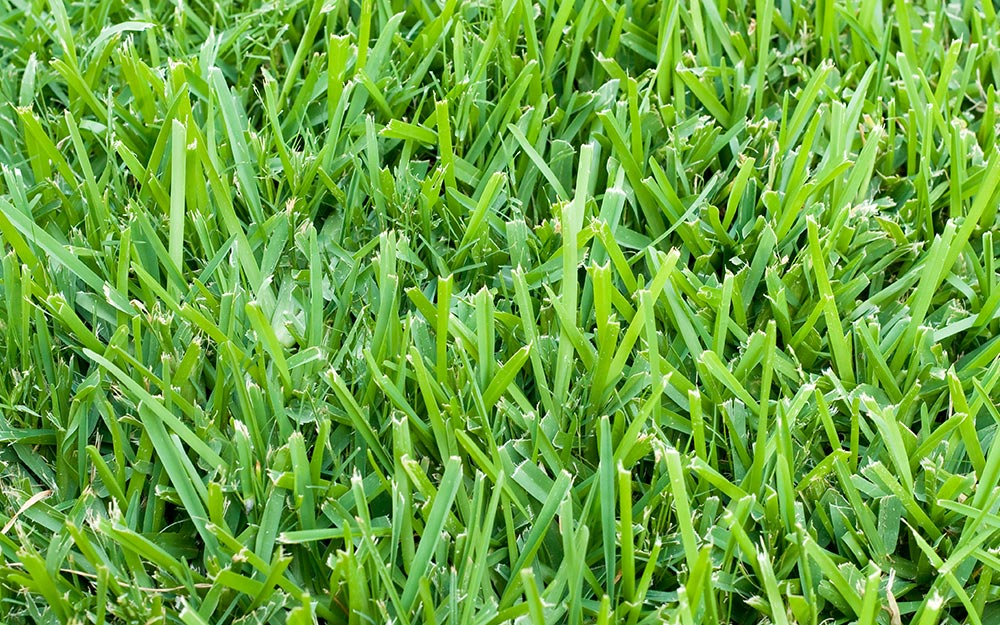
#> input picture data/input/grama1.jpg, 1000 x 625 px; its folder holds 3 pictures in this run
$ python main.py   (older library calls are emulated)
#> lines starting #> are read from the running program, lines starting #| are printed output that depends on the picture; after the words box and inside, x2 and y2 are one past the last pixel; in counts of white or black regions, pixels touching at a corner belong together
### util.py
import cv2
import matplotlib.pyplot as plt
import numpy as np
import os

input_path = "data/input"
output_path = "data/output"


def read_img(name: str, flags=cv2.IMREAD_COLOR, ext=".jpg") -> np.ndarray:
    input_img_path = os.path.join(input_path, name + ext)
    img = cv2.imread(input_img_path, flags)
    if img is not None:
        return img
    else:
        raise Exception("No es posible cargar la imagen: " + input_img_path)


def read_png(name: str, flags=cv2.IMREAD_COLOR) -> np.ndarray:
    return read_img(name, flags=flags, ext=".png")


def read_jpg(name: str, flags=cv2.IMREAD_COLOR) -> np.ndarray:
    return read_img(name, flags=flags, ext=".jpg")


# [16 lines left out: functions write_jpg, plt_show, not called in this run]


def plt_show2(image1: np.ndarray, image2: np.ndarray, title1=None, title2=None, cmap=None, transform=lambda i: cv2.cvtColor(i, cv2.COLOR_BGR2RGB), gui=False):
    if transform is None:
        def transform(i): return i

    fig, ax = plt.subplots(1, 2, sharex='col', sharey='row')
    ax[0].imshow(transform(image1), cmap=cmap)
    ax[1].imshow(transform(image2), cmap=cmap)
    if title1:
        ax[0].set_title(title1)
    if title2:
        ax[1].set_title(title2)
    if gui:
        fig.show()


def is_grayscale(mat: np.ndarray) -> bool:
    return (len(mat.shape) == 2) or (len(mat.shape) == 3 and mat.shape[2] == 1)


def is_color(mat: np.ndarray):
    return len(mat.shape) == 3 and mat.shape[2] == 3


def assert_color(mat: np.ndarray):
    assert is_color(mat), "La matriz no es de profundidad 3 (color)"


def assert_grayscale(mat: np.ndarray):
    assert is_grayscale(mat), "La matriz no es de profundidad 1 (grises)"


# [4 lines left out: function assert_same_shape, not called in this run]


def assert_dtype(arr: np.ndarray, dtype):
    assert arr.dtype == dtype, f"Esperando dtype={dtype}"


def as_grayscale(mat: np.ndarray) -> np.ndarray:
    if is_color(mat):
        return cv2.cvtColor(mat, cv2.COLOR_BGR2GRAY)
    else:
        assert_grayscale(mat)
        return mat

### main.py
from util import read_jpg, as_grayscale, plt_show2

import matplotlib.pyplot as plt
import numpy as np
import cv2


def contar_grama_exp01(img: np.ndarray) -> (int, np.ndarray):
    """Esta funcion implementa el metodo descrito paso a paso en el cuaderno `experimento01.ipynb`"""

    # Aumentar contraste y suavizar la imagen
    blurred = cv2.medianBlur(img, 5)
    blurred = cv2.convertScaleAbs(blurred, dst=blurred, alpha=1.5, beta=-50)
    blurred = cv2.medianBlur(blurred, 5, dst=blurred)

    # Detección de bordes
    grayscale = as_grayscale(blurred)
    edges = cv2.Canny(grayscale, 10, 200, 5, L2gradient=True)

    # Dilatación de bordes
    dilation_kernel = cv2.getStructuringElement(cv2.MORPH_RECT, (5, 5))
    dilated = cv2.dilate(edges, dilation_kernel, iterations=1)

    # Negativo y erosion de segmentos
    segments = np.logical_not(dilated.astype(np.bool)).astype(np.uint8) * 255
    erosion_kernel = cv2.getStructuringElement(cv2.MORPH_RECT, (3, 3))
    eroded_segments = cv2.erode(segments, erosion_kernel, iterations=3)

    # Aproximando cantidad de grama contando secciones cerradas
    contours, hierarchy = cv2.findContours(eroded_segments, cv2.RETR_TREE, cv2.CHAIN_APPROX_SIMPLE)
    bgr_eroded_segments = cv2.cvtColor(eroded_segments, cv2.COLOR_GRAY2BGR)
    segments_contours = cv2.drawContours(bgr_eroded_segments, contours, -1, (0, 255, 0), thickness=2)

    return len(contours), segments_contours


def tamaño_grama_exp02(img: np.ndarray) -> (float, float, np.ndarray):
    """Esta funcion implementa el metodo descrito paso a paso en el cuaderno `experimento02.ipynb`"""

    # Suavizado y binarización
    blur = cv2.GaussianBlur(img, (3, 3), 0)
    gray = as_grayscale(blur)
    ret, otsu = cv2.threshold(gray, 0, 255, cv2.THRESH_BINARY + cv2.THRESH_OTSU)

    # Erosión y dilatación
    morph_kernel = cv2.getStructuringElement(cv2.MORPH_RECT, (5, 5))
    eroded = cv2.erode(otsu, morph_kernel, iterations=4)
    dilated = cv2.dilate(eroded, morph_kernel, iterations=4)

    # Encontrar contornos
    contours, hierarchy = cv2.findContours(dilated, cv2.RETR_TREE, cv2.CHAIN_APPROX_SIMPLE)

    # Usar contornos para encontrar rectángulos de área mínima
    rects = []

    for contour in contours:
        box = cv2.boxPoints(cv2.minAreaRect(contour))
        box = np.int32(box)
        rects.append(box)

    # Aislar los rectangulos que mejor representen las hojas de grama
    def box_sides(box: np.ndarray) -> (np.float64, np.float64):
        x0, y0 = box[0]
        x1, y1 = box[1]
        x2, y2 = box[2]
        d1 = np.sqrt(np.square(x1 - x0) + np.square(y1 - y0))
        d2 = np.sqrt(np.square(x2 - x1) + np.square(y2 - y1))
        return d1, d2

    mat = dilated
    rects_hoja = []

    for rect in rects:
        # proporcion del rectangulo que caracterize a una hoja de grama
        d1, d2 = box_sides(rect)
        tiene_proporcion_hoja = (d1 > d2 * 2) if d1 > d2 else (d2 > d1 * 2)

        if tiene_proporcion_hoja:
            # porcentaje de blanco
            negro = 0
            blanco = 0
            x, y, w, h = cv2.boundingRect(rect)
            for (i, j) in ((i, j) for i in range(y, min(y + h, mat.shape[0] - 1))
                           for j in range(x, min(x + w, mat.shape[1] - 1))):
                if cv2.pointPolygonTest(rect, (j, i), False) > 0:
                    color = mat[i, j]
                    if color == 0:
                        negro += 1
                    else:
                        blanco += 1

            porcentaje_blanco = blanco / (negro + blanco)

            if porcentaje_blanco > 0.72:
                rects_hoja.append(rect)

    bgr_mat = cv2.cvtColor(mat, cv2.COLOR_GRAY2BGR)
    for rect_hoja in rects_hoja:
        cv2.drawContours(bgr_mat, [rect_hoja], 0, (0, 0, 255), 2)

    # Obtener el ancho de las hojas de grama más reconocibles dentro de la imagen
    ancho = None

    if len(rects_hoja) > 0:
        max_area = 0
        max_rect_hoja = None
        for rect_hoja in rects_hoja:
            d1, d2 = box_sides(rect_hoja)
            area = d1 * d2
            if area > max_area:
                max_area = area
                max_rect_hoja = rect_hoja

        if max_area > 0:
            d1, d2 = box_sides(max_rect_hoja)
            ancho = d1 if d1 < d2 else d2

    # Estimar tamaño del campo de grama de la imagen
    if ancho > 0:
        px = ancho
        cm = px * 0.7 / 37
        escala = 0.7 / cm
        area_img_cm2 = (img.shape[0] * img.shape[1]) * (np.square(0.7 / 37)) * escala

        # Escala del campo de golf en relacion a la imagen de entrada
        area_golf_1m2 = 1  # metros cuadrados
        escala_campo_golf_1m2 = area_golf_1m2 / (area_img_cm2 / 10_000)

        return area_img_cm2, escala_campo_golf_1m2, bgr_mat

    return 0.0, 0.0, bgr_mat


def experimento01(nombre: str, img: np.ndarray):
    count_grama, contornos_grama = contar_grama_exp01(img)
    plt_show2(img, contornos_grama, title1=f"exp01 - {nombre}", title2=f"hojas = {count_grama}", gui=True)


def experimento02(nombre: str, img: np.ndarray):
    area_img_cm2, escala_campo_golf_1m2, rects_hoja = tamaño_grama_exp02(img)
    count_grama, _ = contar_grama_exp01(img)
    count_grama_campo_golf = escala_campo_golf_1m2 * 300_000 * count_grama
    plt_show2(img, rects_hoja,
              title1=f"exp02 - {nombre} (hojas = {count_grama:.2f})",
              title2=f"area = {area_img_cm2:.2f} cm^2 \n "
                     f"escala campo_golf 300,000 m^2 = {escala_campo_golf_1m2 * 300_000:.2f}x \n "
                     f"hojas de grama en 300,000 m^2 = {count_grama_campo_golf:.2f}", gui=True)


def main():
    grama1 = read_jpg("grama1")
#> in read_img, img is the input picture: shape (625, 1000, 3); mean B, G, R 61.9, 165.1, 106.9
    grama2 = read_jpg("grama2")
#> call 2 of read_img, with name = 'grama2', flags = 1, ext = '.jpg'
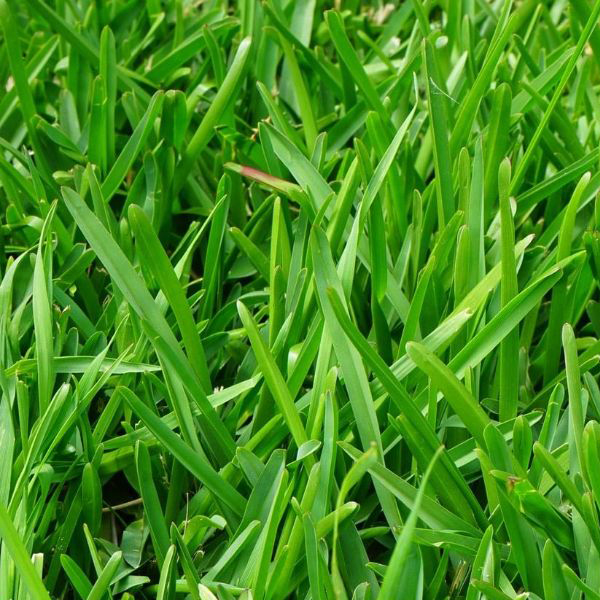
#> input picture data/input/grama2.jpg, 600 x 600 px
#> in read_img, img is the input picture: shape (600, 600, 3); mean B, G, R 29.5, 141.6, 68.7
    grama3 = read_jpg("grama3")
#> call 3 of read_img, with name = 'grama3', flags = 1, ext = '.jpg'
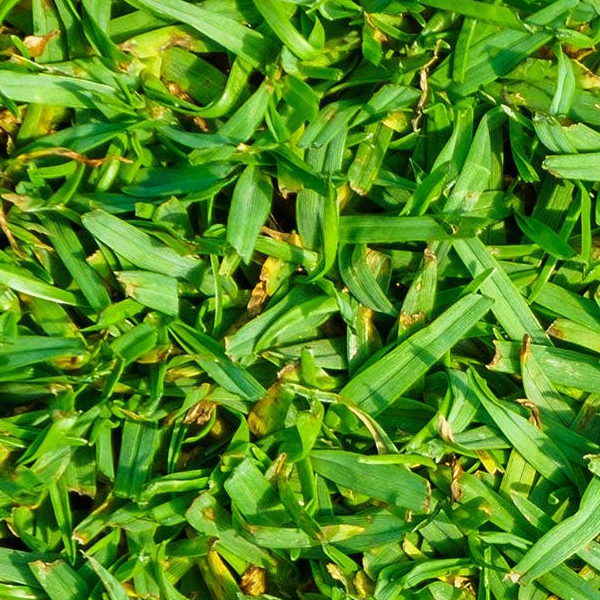
#> input picture data/input/grama3.jpg, 600 x 600 px
#> in read_img, img is the input picture: shape (600, 600, 3); mean B, G, R 31, 140.7, 84.4

    experimento01("grama1", grama1)
#> in contar_grama_exp01, `edges = cv2.Canny(grayscale, 10, 200, 5, L2gradient=True)`:
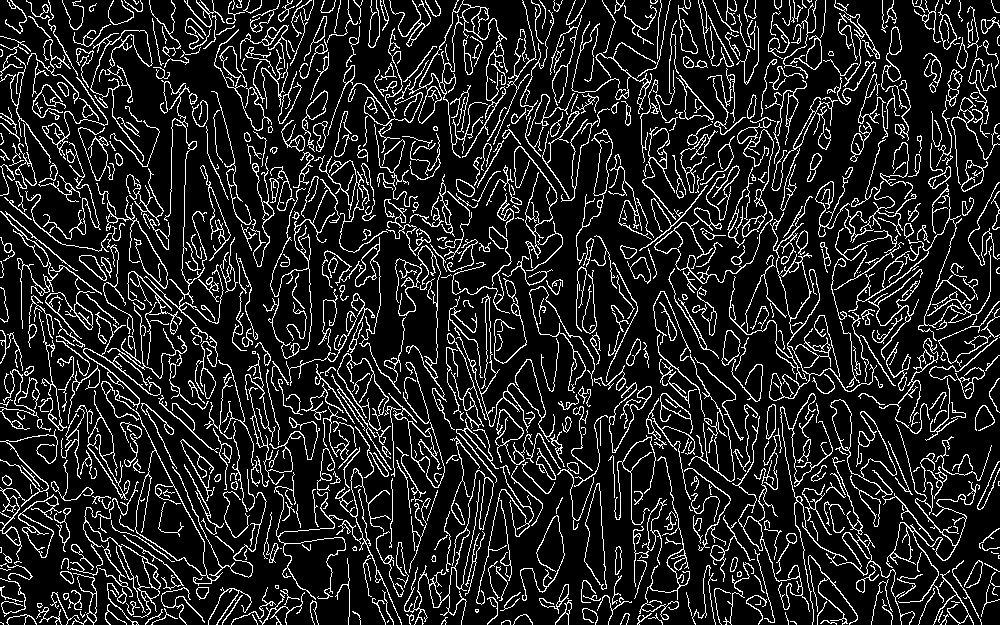
#> edges: shape (625, 1000); 14.1% white in thin lines or dots
#> in contar_grama_exp01, `contours, hierarchy = cv2.findContours(eroded_segments, cv2.RETR_TREE,..`: contours = 533 contours, 324 with area under 20; largest, box (x1, y1, x2, y2) and area: (899, 0, 940, 131) 1599, (119, 55, 167, 199) 1262, (375, 238, 404, 355) 1028, (555, 204, 579, 323) 898, (821, 108, 855, 179) 878
#> in experimento01, `count_grama, contornos_grama = contar_grama_exp01(img)`: count_grama = 533
    experimento01("grama2", grama2)
#> in contar_grama_exp01 (call 2), `contours, hierarchy = cv2.findContours(eroded_segments, cv2.RETR_TREE,..`: contours = 257 contours, 133 with area under 20; largest, box (x1, y1, x2, y2) and area: (127, 211, 230, 461) 2640, (158, 101, 220, 208) 2272, (0, 0, 56, 106) 2168, (535, 272, 600, 372) 2145, (215, 24, 277, 159) 2082
    experimento01("grama3", grama3)
#> in contar_grama_exp01 (call 3), `contours, hierarchy = cv2.findContours(eroded_segments, cv2.RETR_TREE,..`: contours = 322 contours, 163 with area under 20; largest, box (x1, y1, x2, y2) and area: (381, 377, 441, 433) 1354, (0, 76, 69, 131) 1262, (90, 216, 187, 270) 1154, (361, 469, 429, 509) 1104, (234, 181, 264, 249) 1062
#> in contar_grama_exp01 (call 3), `segments_contours = cv2.drawContours(bgr_eroded_segments, contours, -1..`:
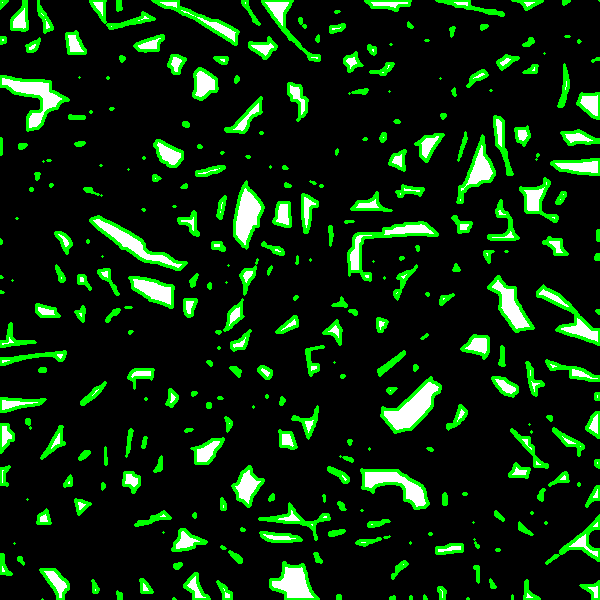
#> segments_contours: shape (600, 600, 3); mean B, G, R 12.3, 39.9, 12.3
    plt.show()

    experimento02("grama1", grama1)
#> in tamaño_grama_exp02, `ret, otsu = cv2.threshold(gray, 0, 255, cv2.THRESH_BINARY + cv2.THRESH..`:
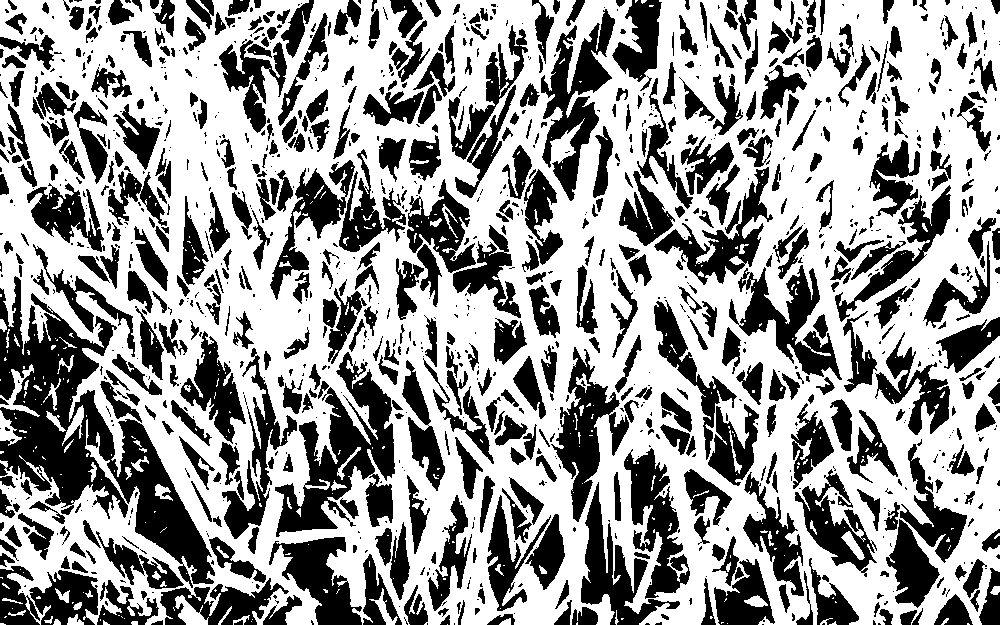
#> otsu: shape (625, 1000); 60.2% white; 1165 black regions (608 under 20 px), largest, box (x1, y1, x2, y2) and area: (0, 276, 215, 588) 21292, (275, 352, 395, 537) 9403, (541, 9, 615, 201) 5476
#> in tamaño_grama_exp02, `ret, otsu = cv2.threshold(gray, 0, 255, cv2.THRESH_BINARY + cv2.THRESH..`: ret = 128
#> in tamaño_grama_exp02, `contours, hierarchy = cv2.findContours(dilated, cv2.RETR_TREE, cv2.CHA..`: contours = 106 contours, 1 with area under 20; largest, box (x1, y1, x2, y2) and area: (825, 0, 969, 133) 7506, (803, 91, 873, 241) 5064, (95, 25, 217, 162) 5042, (224, 270, 307, 353) 3643, (553, 144, 599, 280) 3234
#> the loop in tamaño_grama_exp02, `for contour in contours:` made 106 passes
#> box on passes 2, 3, 4, 5, 6, 8, 9, 10: [[486, 624], [462, 624], [462, 615], [486, 615]], [[310, 624], [287, 624], [287, 606], [310, 606]], [[701, 624], [669, 624], [669, 605], [701, 605]], [[806, 624], [775, 624], [775, 596], [806, 596]], [[555, 624], [515, 624], [515, 590], [555, 590]], [[362, 577], [334, 577], [334, 553], [362, 553]], [[872, 620], [796, 587], [814, 545], [890, 578]], [[711, 575], [689, 575], [689, 551], [711, 551]]
#> after the loop in tamaño_grama_exp02, `for contour in contours:`: rects = 106 items
#> the loop in tamaño_grama_exp02, `for rect in rects:` made 106 passes
#> (rect, x0 in box_sides, y0 in box_sides, x1 in box_sides, y1 in box_sides, x2 in box_sides, y2 in box_sides, d1) on passes 2, 12, 17, 25, 29: ([[486, 624], [462, 624], [462, 615], [486, 615]], 486, 624, 462, 624, 462, 615, 24), ([[583, 580], [560, 578], [564, 530], [587, 532]], 583, 580, 560, 578, 564, 530, 23.09), ([[454, 554], [419, 550], [430, 460], [465, 464]], 454, 554, 419, 550, 430, 460, 35.23), ([[999, 532], [974, 532], [974, 430], [999, 430]], 999, 532, 974, 532, 974, 430, 25), ([[897, 467], [840, 398], [870, 374], [927, 443]], 897, 467, 840, 398, 870, 374, 89.5)
#> the loop in tamaño_grama_exp02, `for rect_hoja in rects_hoja:` made 10 passes
#> rect_hoja on passes 1 to 8: [[486, 624], [462, 624], [462, 615], [486, 615]], [[583, 580], [560, 578], [564, 530], [587, 532]], [[999, 532], [974, 532], [974, 430], [999, 430]], [[999, 316], [987, 316], [987, 283], [999, 283]], [[560, 348], [553, 283], [578, 281], [584, 345]], [[396, 307], [375, 307], [375, 242], [396, 242]], [[999, 216], [972, 216], [972, 140], [999, 140]], [[999, 134], [984, 134], [984, 101], [999, 101]]
#> after the loop in tamaño_grama_exp02, `for rect_hoja in rects_hoja:`:
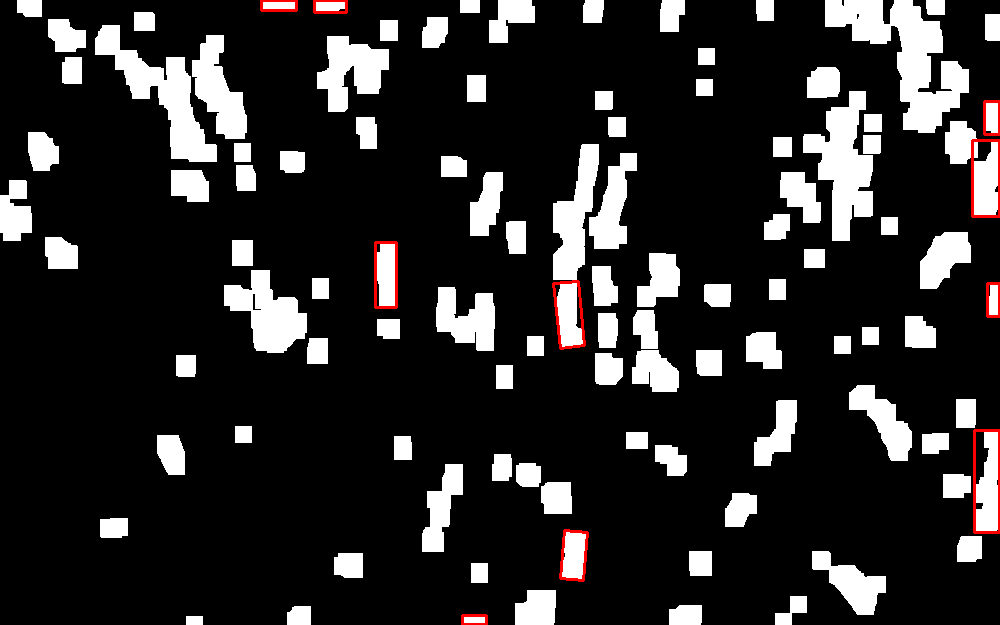
#> bgr_mat: shape (625, 1000, 3); mean B, G, R 42.4, 42.4, 43.9
    experimento02("grama2", grama2)
#> in tamaño_grama_exp02 (call 2), `eroded = cv2.erode(otsu, morph_kernel, iterations=4)`:
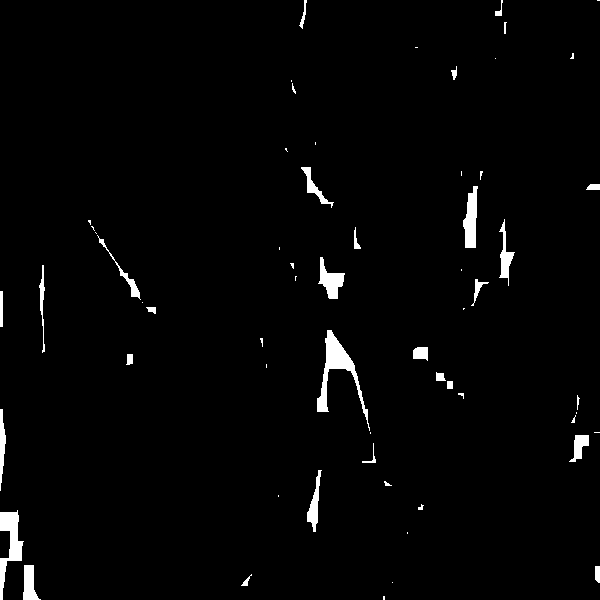
#> eroded: shape (600, 600); 2% white; 61 white regions (29 under 20 px), largest, box (x1, y1, x2, y2) and area: (317, 330, 370, 431) 1218, (0, 510, 24, 600) 897, (463, 186, 478, 248) 623
#> the loop in tamaño_grama_exp02 (call 2), `for contour in contours:` made 35 passes
#> contour on passes 4, 7, 12, 17, 27, 30, 32, 33: [[399, 524], [399, 541], [415, 541], [415, 524]], [[270, 487], [270, 504], [286, 504], [286, 487]], [[258, 356], [258, 375], [274, 375], [274, 356]], [[0, 283], [0, 334], [10, 334], [10, 283]], [[307, 134], [307, 152], [323, 152], [323, 134]], [[487, 50], [487, 66], [503, 66], [503, 50]], [[407, 39], [407, 55], [425, 55], [425, 39]], [[589, 0], [589, 8], [599, 8], [599, 0]]
#> the loop in tamaño_grama_exp02 (call 2), `for rect in rects:` made 35 passes
#> rect on passes 1 to 8: [[400, 599], [375, 599], [375, 574], [400, 574]], [[259, 593], [233, 593], [233, 566], [259, 566]], [[599, 590], [587, 590], [587, 558], [599, 558]], [[415, 541], [399, 541], [399, 524], [415, 524]], [[48, 599], [0, 599], [0, 502], [48, 502]], [[431, 517], [410, 517], [410, 496], [431, 496]], [[286, 504], [270, 504], [270, 487], [286, 487]], [[399, 493], [376, 493], [376, 473], [399, 473]]
#> the loop in tamaño_grama_exp02 (call 2), `for rect_hoja in rects_hoja:` made 6 passes
#> rect_hoja on passes 1 to 6: [[599, 590], [587, 590], [587, 558], [599, 558]], [[324, 540], [296, 538], [302, 459], [330, 462]], [[12, 498], [0, 498], [0, 401], [12, 401]], [[10, 334], [0, 334], [0, 283], [10, 283]], [[52, 360], [31, 360], [31, 257], [52, 257]], [[490, 255], [453, 255], [453, 163], [490, 163]]
    experimento02("grama3", grama3)
    plt.show()


if __name__ == '__main__':
    print('PDAE - CV - Proyecto - Ernesto Menendez - 20072392')
    main()
